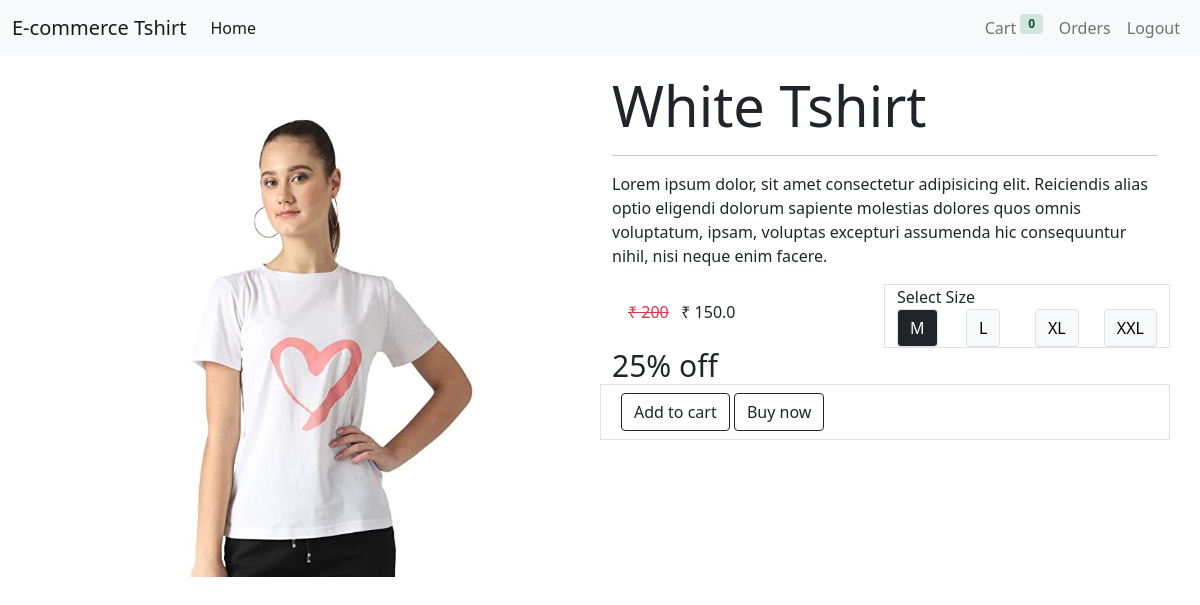
Page /product/White Tshirt/ (signed in) on the committed database.
### store/models/tshirt.py (models this page shows, shortened)
class Tshirt(models.Model):
    name = models.CharField(max_length=50, null=False)
    slug = models.CharField(max_length=200,unique=True,default="")
    description = models.CharField(max_length=30, null=True)
    discount = models.IntegerField(default=0)
    image = models.ImageField(upload_to="upload/images", null=False)
    occasion = models.ForeignKey(Occasion, on_delete=models.CASCADE)
    sleeve = models.ForeignKey(Sleeve, on_delete=models.CASCADE)
    brand = models.ForeignKey(Brand, on_delete=models.CASCADE)
    color = models.ForeignKey(Color, on_delete=models.CASCADE)
    neck_type = models.ForeignKey(NeckType, on_delete=models.CASCADE)
    ideal_for = models.ForeignKey(IdealFor, on_delete=models.CASCADE)

### store/models/size.py (models this page shows, shortened)
class SizeVarient(models.Model):
    price = models.IntegerField(null=False)  # not null
    tshirt = models.ForeignKey(Tshirt, on_delete=models.CASCADE)
    SIZES = [
        ("S", "Small"),
        ("M", "Medium"),
        ("L", "Large"),
        ("XL", "Extra large"),
        ("XXL", "Extra Extra large"),
    ]
    size = models.CharField(choices=SIZES, max_length=5)

### store/views/product_page.py (the view)
# urls.py: path('product/<str:slug>/',show_product,name='show_product'),
def show_product(request, slug):
    tshirt_de = Tshirt.objects.get(slug=slug)
    actual_size = request.GET.get('size')  # it gives size string
    if actual_size is None:  # by default minimum price show
        size = tshirt_de.sizevarient_set.all().order_by('price').first()
    else:
        size = tshirt_de.sizevarient_set.get(size=actual_size)
    actual_price = size.price
    active_size = size
    selling_price = actual_price-(actual_price * (tshirt_de.discount/100))
    return render(request, 'store/product_details.html', context={'tshirt': tshirt_de, 'price': actual_price, 'sell_price': selling_price, 'active_size': active_size})

### store/templatetags/tshirt_tags.py (called while the page is built)
@register.filter
def rupee(number):
    return f"₹ {number}"

@register.simple_tag
def get_active_size_button_class(active_size, size):
    if active_size == size:
        return "dark"
    return "light"

### store/templates/store/product_details.html (shortened to what this page needs)
{% extends "./base.html" %}
{% load tshirt_tags %}
{% block content %}
<div class="container">
    <div class="row mt-3">
        <div class="col">
            <div class="p-4 m-3">
                <div class="w-75 text-center mx-auto">
                    <img src="{{tshirt.image.url}}" class="img-fluid" alt="">
                </div>
            </div>
        </div>
        <div class="col">
            <div class="display-4">{{tshirt.name}}</div>
            <hr>
            <p>Lorem ipsum dolor, sit amet consectetur adipisicing elit. Reiciendis alias optio eligendi dolorum
                sapiente molestias dolores quos omnis voluptatum, ipsam, voluptas excepturi assumenda hic consequuntur
                nihil, nisi neque enim facere.</p>
            <div class="row ">
                <div class="col">
                    <div class="p-3 display-8">
                        <span class="text-danger"><del>{{price|rupee}}</del></span>
                        <span>{{sell_price|rupee}}</span>
                    </div>
                </div>
                <div class="col border">
                    <label for="">Select Size</label>
                    <div class="row">
                        {% for size in tshirt.sizevarient_set.all%}
                        <div class="col">
                            <a href="/product/{{tshirt.slug}}?size={{size.size}}" class="btn border btn-block btn-{% get_active_size_button_class active_size size %}">
                                {{size.size}}
                            </a>
                        </div>
                        {% endfor %}
                    </div>
                </div>
                <div class="display-5">
                    {{tshirt.discount }}% off
                </div>
                <div class="col border">
                    <div class="p-2">
                        <a href="/addtocart/{{tshirt.slug}}/{{active_size.size}}?return_url={{request.get_full_path}}" class="btn btn-outline-dark btn-block">Add to cart</a>
                        <a href="" class="btn btn-outline-dark btn-block">Buy now</a>
                    </div>
                </div>
            </div>
        </div>
    </div>
</div>
{% endblock %}

### store/templates/store/base.html (style rules this page uses)
.display-5 { font-size: 30px; font-weight: 300; }

### rows in the picture
Tshirt: image (picture), name "White Tshirt", discount "25"
SizeVarient: size "M"
SizeVarient: size "L"
SizeVarient: size "XL"
SizeVarient: size "XXL"

### other values in the picture
{{ request.session.cart|length }} "0"
{{ price|rupee }} "₹ 200"
{{ sell_price|rupee }} "₹ 150.0"
